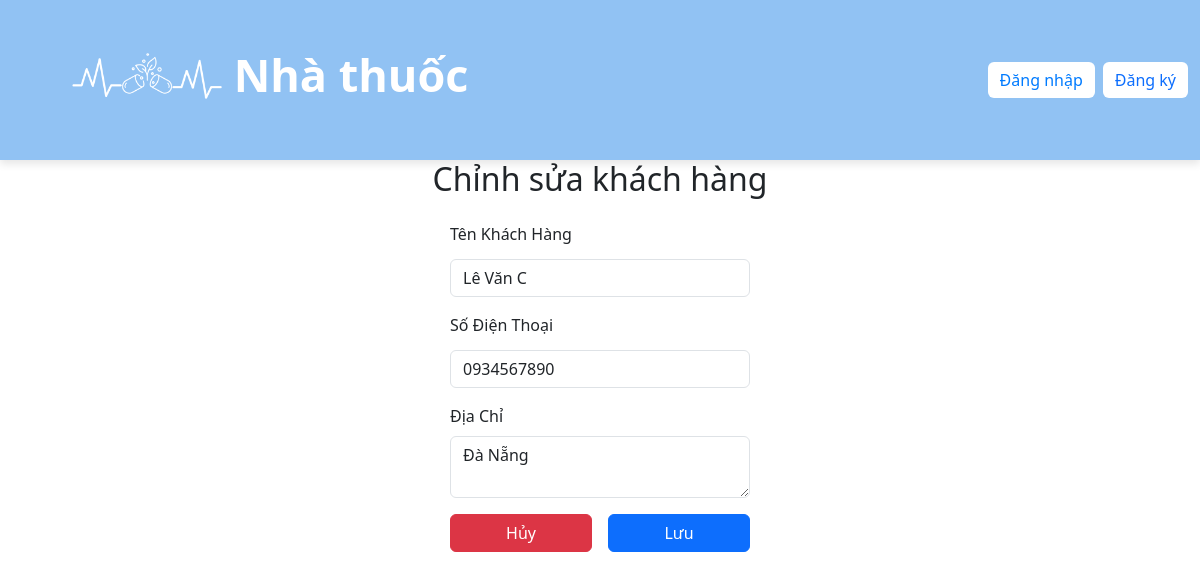
/edit_khachHang.php?MaKH=3, run on the app's committed database.
### tables this page shows
CREATE TABLE KhachHang (
    MaKH INT AUTO_INCREMENT PRIMARY KEY,
    TenKH VARCHAR(100) NOT NULL,
    SoDienThoai VARCHAR(15) NOT NULL, 
    DiaChi TEXT NOT NULL
);

### public/edit_khachHang.php (the view, shortened to what this page needs)
<?php
require_once __DIR__ . '/../src/bootstrap.php';
if (isset($_GET['MaKH'])) {
    $maKH = $_GET['MaKH'];
    $stmt = $pdo->prepare("SELECT * FROM KhachHang WHERE MaKH = :maKH");
    $stmt->execute(['maKH' => $maKH]);
    $khachHang = $stmt->fetch(PDO::FETCH_ASSOC);
} else {
    die("Thiếu mã khách hàng!");
}
include __DIR__ . '/../src/partials/head.php';
include __DIR__ . '/../src/partials/header.php';
?>
<div class="container d-flex justify-content-center align-items-center">
    <div class="col-md-6">
        <h2 class="text-center mb-4">Chỉnh sửa khách hàng</h2>
        <form method="POST">
            <div class="mb-3">
                <label for="TenKH" class="form-label">Tên Khách Hàng</label>
                <input type="text" class="form-control" id="TenKH" name="TenKH"
                    value="<?php echo htmlspecialchars($khachHang['TenKH']); ?>" required>
            </div>
            <div class="mb-3">
                <label for="SoDienThoai" class="form-label">Số Điện Thoại</label>
                <input type="text" class="form-control" id="SoDienThoai" name="SoDienThoai"
                    value="<?php echo htmlspecialchars($khachHang['SoDienThoai']); ?>" required>
            </div>
            <div class="mb-3">
                <label for="DiaChi" class="form-label">Địa Chỉ</label>
                <textarea class="form-control" id="DiaChi" name="DiaChi"
                    required><?php echo htmlspecialchars($khachHang['DiaChi']); ?></textarea>
            </div>
            <div class="d-flex justify-content-center gap-3">
                <a href="index.php" class="btn btn-danger w-50 text-center">Hủy</a>
                <button type="submit" class="btn btn-primary w-50">Lưu</button>
            </div>
        </form>
    </div>
</div>

### public/css/style.css (style rules this page uses)
form { width: 300px; margin: auto; }
input { width: 100%; padding: 10px; margin: 5px 0; border: 1px solid #ccc; border-radius: 5px; }
button { width: 100%; padding: 10px; background-color: #007bff; color: rgb(255, 255, 255); border: none; border-radius: 5px; }

### data on the page
khachhang: TenKH "Lê Văn C", SoDienThoai "0934567890", DiaChi "Đà Nẵng"
